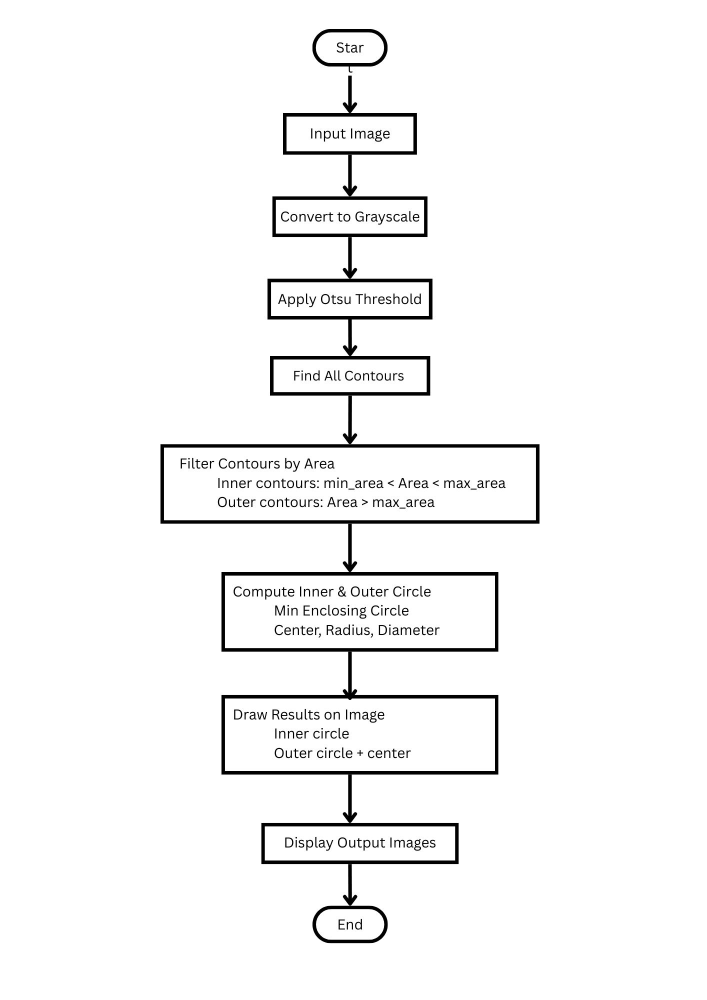
#> input picture Motor_Sparings_Capstone_Project/1.jpg, 1414 x 2000 px, given in place of the camera (shown at 1/2 size)
$ python object_detection.py
#> lines starting #> are read from the running program, lines starting #| are printed output that depends on the picture; after the words box and inside, x2 and y2 are one past the last pixel; in counts of white or black regions, pixels touching at a corner belong together
import cv2
import numpy as np

frameWidth = 640
frameHeight = 480
cap = cv2.VideoCapture(0)
cap.set(3, frameWidth)
cap.set(4, frameHeight)

def empty(a):
    pass
cv2.namedWindow("Parameters")
cv2.resizeWindow("Parameters", 640, 240)
cv2.createTrackbar("Threshold1", "Parameters", 150, 255, empty)
cv2.createTrackbar("Threshold2", "Parameters", 255, 255, empty)
cv2.createTrackbar("Area", "Parameters", 5000, 30000, empty)

def stackImages(scale, imgArray):
    rows = len(imgArray)
    cols = len(imgArray[0])
    rowsAvailable = isinstance(imgArray[0], list)
    width = imgArray[0][0].shape[1]
    height = imgArray[0][0].shape[0]
    if rowsAvailable:
        for x in range(rows):
            for y in range(cols):
                if imgArray[x][y].shape[:2] == imgArray[0][0].shape[:2]:
                    imgArray[x][y] = cv2.resize(imgArray[x][y], (0, 0), None, scale, scale)
                else:
                    imgArray[x][y] = cv2.resize(imgArray[x][y], (imgArray[0][0].shape[1], imgArray[0][0].shape[0]), None, scale, scale)
                if len(imgArray[x][y].shape) == 2:
                    imgArray[x][y] = cv2.cvtColor(imgArray[x][y], cv2.COLOR_GRAY2BGR)
        imageBlank = np.zeros((height, width, 3), np.uint8)
        hor = [imageBlank]*rows
        hor_con = [imageBlank]*rows
        for x in range(0, rows):
            hor[x] = np.hstack(imgArray[x])
        ver = np.vstack(hor)
        return ver
    else:
        for x in range(rows):
            if imgArray[x].shape[:2] == imgArray[0].shape[:2]:
                imgArray[x] = cv2.resize(imgArray[x], (0, 0), None, scale, scale)
            else:
                imgArray[x] = cv2.resize(imgArray[x], (imgArray[0].shape[1], imgArray[0].shape[0]), None, scale, scale)
            if len(imgArray[x].shape) == 2:
                imgArray[x] = cv2.cvtColor(imgArray[x], cv2.COLOR_GRAY2BGR)
        hor = np.hstack(imgArray)
        ver = hor
        return ver

def getShapeName(approx, area, peri):
    points = len(approx)

    if points == 3:
        return "Triangle"

    if points == 4:
        x, y, bw, bh = cv2.boundingRect(approx)
        if bh == 0:
             return "Rectangle"
        aspect_ratio = bw / float(bh)
        if 0.95 <= aspect_ratio <= 1.05:
            return "Square"
        return "Rectangle"
    if peri > 0:
        circularity = 4 * np.pi * area / (peri * peri)
        if circularity > 0.85:
            return "Circle"

    return "Polygon"

def getContours(img, imgContour):
    contours, hierarchy = cv2.findContours(img, cv2.RETR_EXTERNAL, cv2.CHAIN_APPROX_NONE)
    cv2.drawContours(imgContour, contours, -1, (255, 0, 255), 7)

    for cnt in contours:
        area = cv2.contourArea(cnt)
        areaMin = cv2.getTrackbarPos("Area","Parameters")
        if area > areaMin:
            cv2.drawContours(imgContour, cnt, -1, (255, 0, 255), 7)
            peri = cv2.arcLength(cnt, True)
            approx = cv2.approxPolyDP(cnt, 0.02 * peri, True)
            objectType = getShapeName(approx, area, peri)
            # print(len(approx))
            x, y, w, h = cv2.boundingRect(approx)
            cv2.rectangle(imgContour, (x, y), (x + w, y + h), (0, 255, 0), 5)

            cv2.putText(imgContour, objectType, (x + w + 20, y + 20), cv2.FONT_HERSHEY_COMPLEX, .7,
                        (0, 255, 0), 2)
            cv2.putText(imgContour, "Area: " + str(int(area)), (x + w + 20, y + 45), cv2.FONT_HERSHEY_COMPLEX, 0.7,
                        (0, 255, 0), 2)


while True:
    cap.grab()
    success, img = cap.retrieve()
#> img is the input picture: shape (2000, 1414, 3); min 0, max 255, mean 246.5
#> success = True

    if not success:
        print("Error: Failed to retrieve frame.")
        break

    imgContour = img.copy()
    imgBlur = cv2.GaussianBlur(img, (7, 7), 1)
    imgGray = cv2.cvtColor(imgBlur, cv2.COLOR_BGR2GRAY)

    threshold1 = cv2.getTrackbarPos("Threshold1", "Parameters")
    threshold2 = cv2.getTrackbarPos("Threshold2", "Parameters")
    imgCanny = cv2.Canny(imgGray, threshold1, threshold2)
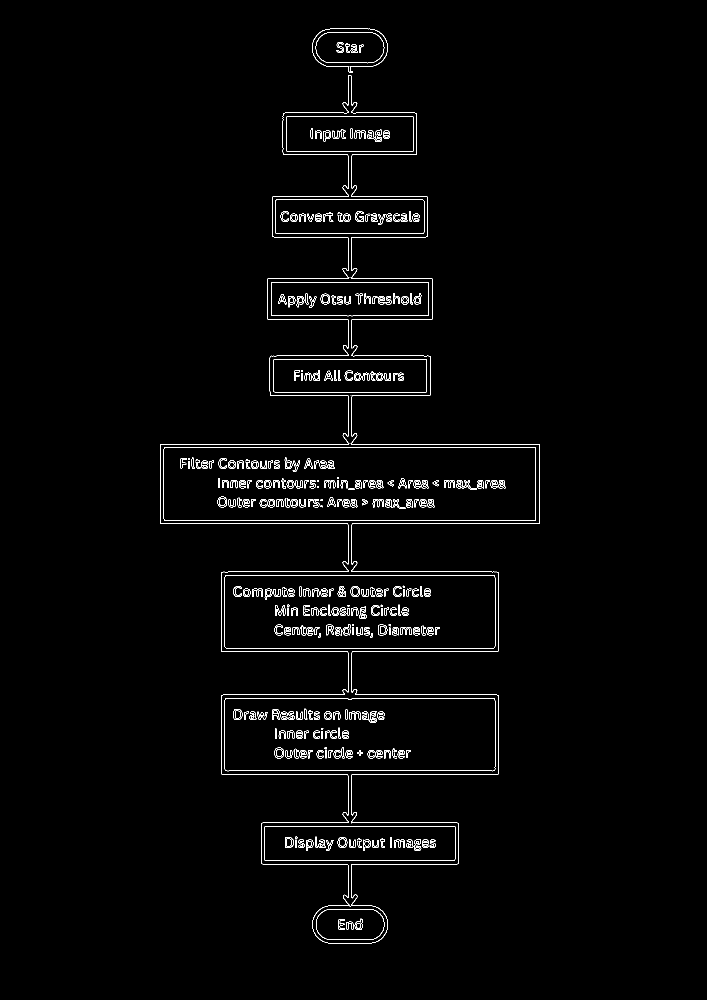
#> imgCanny: shape (2000, 1414) (shown at 1/2 size); 1.5% white in thin lines or dots, all inside (x1, y1, x2, y2) = (320, 57, 1080, 1887)
    kernel = np.ones((5, 5))
    imgDil = cv2.dilate(imgCanny, kernel, iterations=1)
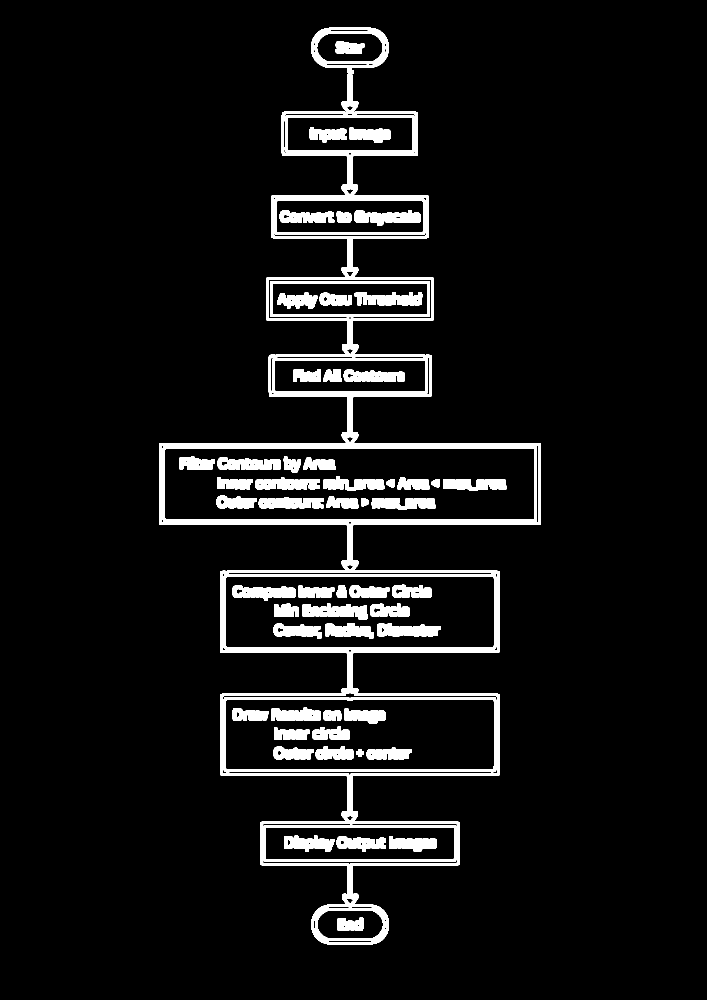
#> imgDil: shape (2000, 1414) (shown at 1/2 size); 6.7% white; 64 white regions

    getContours(imgDil, imgContour)
#> in getContours, `contours, hierarchy = cv2.findContours(img, cv2.RETR_EXTERNAL, cv2.CHA..`: contours = 2 contours; box (x1, y1, x2, y2) and area: (318, 149, 1082, 1889) 470764, (622, 55, 778, 148) 11190
#> in getContours, `area = cv2.contourArea(cnt)`: area = 470763.5
#> in getContours, `peri = cv2.arcLength(cnt, True)`: peri = 10746
#> in getContours, `approx = cv2.approxPolyDP(cnt, 0.02 * peri, True)`: approx = contour of 12 points, box (x1, y1, x2, y2) (318, 149, 1082, 1889), area 309384
#> in getShapeName, `points = len(approx)`: points = 12
#> in getShapeName, `circularity = 4 * np.pi * area / (peri * peri)`: circularity = 0.0512
#> in getContours, `objectType = getShapeName(approx, area, peri)`: objectType = 'Polygon'
#> in getContours, `x, y, w, h = cv2.boundingRect(approx)`: x = 318; y = 149; w = 764; h = 1740
#> in getContours, `cv2.putText(imgContour, objectType, (x + w + 20, y + 20), cv2.FONT_HER..`: imgContour: shape (2000, 1414, 3); mean B, G, R 245.5, 240.1, 245.5
#> in getContours, `cv2.putText(imgContour, "Area: " + str(int(area)), (x + w + 20, y + 45..`:
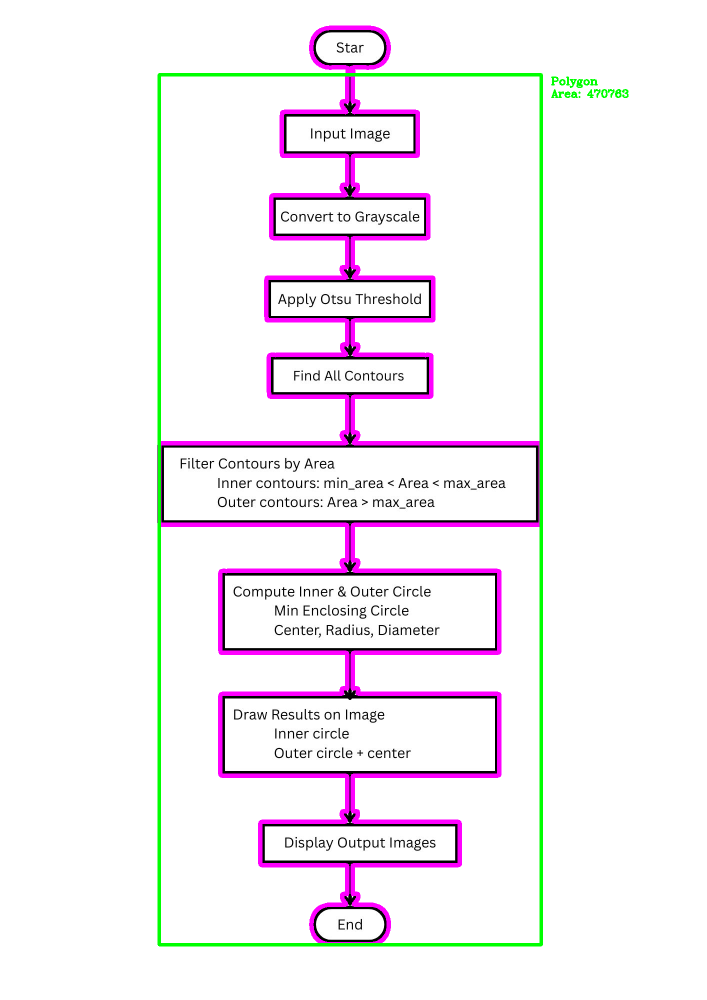
#> imgContour: shape (2000, 1414, 3) (shown at 1/2 size); mean B, G, R 245.4, 240.1, 245.4

    imgStack = stackImages(0.8, ([img, imgGray, imgCanny],[imgDil, imgContour, imgDil]))
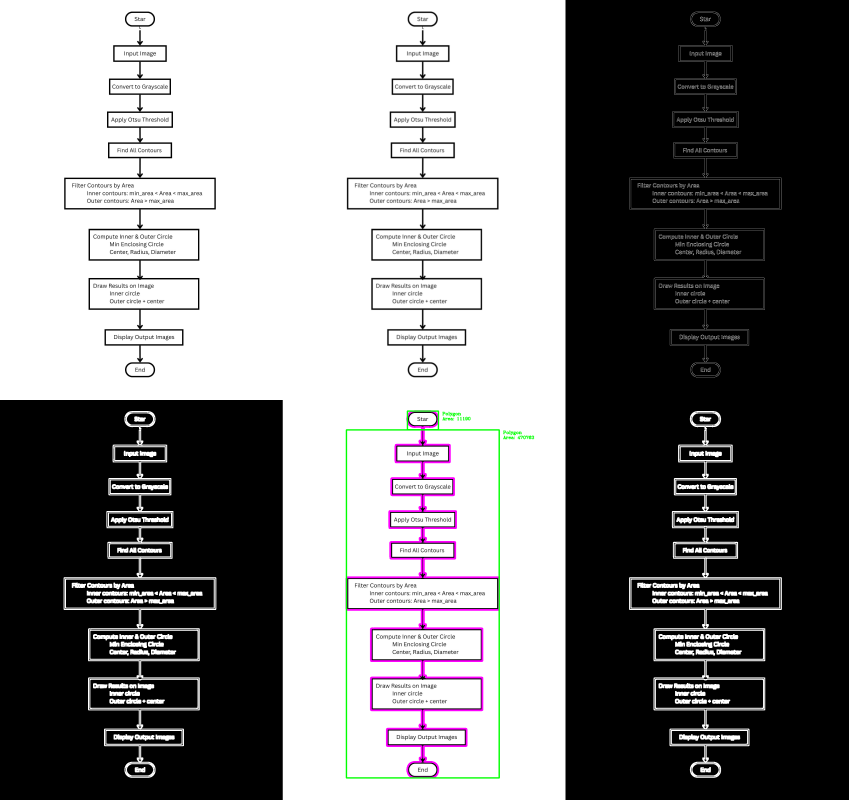
#> imgStack: shape (3200, 3393, 3) (shown at 1/4 size); mean B, G, R 129.3, 128.5, 129.3
    cv2.namedWindow("Result", cv2.WINDOW_NORMAL)
    cv2.imshow("Result", imgStack)

    if cv2.waitKey(1) & 0xFF == ord('q'):
#> (key q is pressed here)
        break

cap.release()
cv2.destroyAllWindows()
